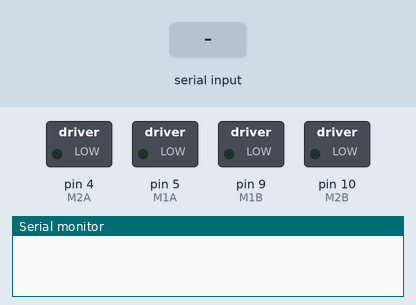
This sketch was run on a simulated Arduino Uno, built with avr-gcc and run on an emulated ATmega328P. Parts: switched loads named in the sketch (green lamp = pin HIGH), the last lines printed to the serial monitor. The test bench sets the inputs (shaded band).

Above: at 1.2 s.
1.3 s: "1\n" received over Serial
At 2.4 s:
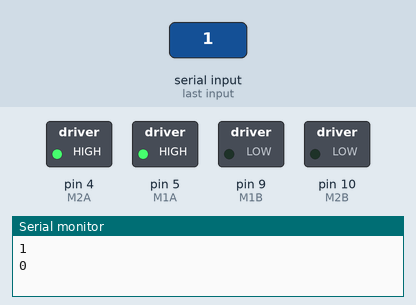
2.8 s: "2\n" received over Serial
At 3.6 s:
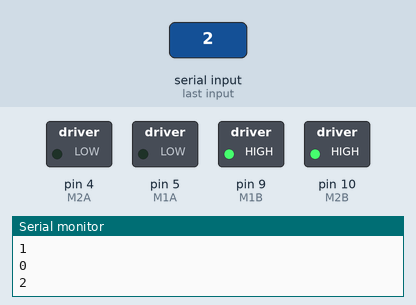
4.3 s: "3\n" received over Serial
At 4.8 s:
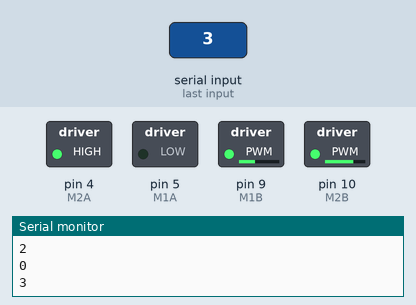
5.8 s: "4\n" received over Serial
At 7.0 s:
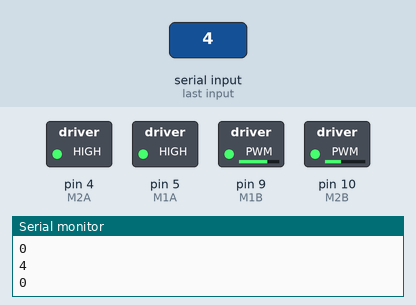
7.3 s: "2\n" received over Serial
At 8.2 s:
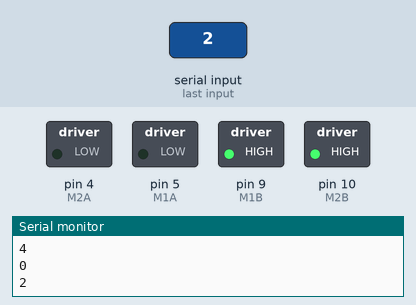
8.8 s: "3\n" received over Serial
At 9.6 s:
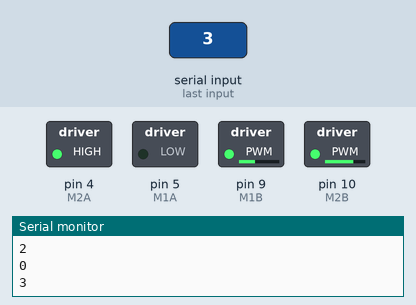
Timing chart, 0 to 11.3 s (numbered marks = the images above; inputs shaded):
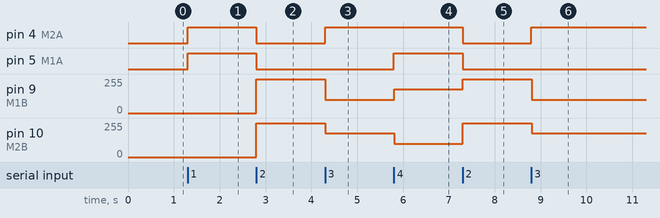

Measured:
- after the input at 1.3 s, pin 4 (M2A), pin 5 (M1A): LOW → HIGH at once
- after the input at 2.8 s, pin 4 (M2A), pin 5 (M1A): HIGH → LOW at once; pin 9 (M1B), pin 10 (M2B): 0/255 → 255/255 at once
- after the input at 4.3 s, pin 4 (M2A): LOW → HIGH at once; pin 9 (M1B): 255/255 → 100/255 at once; pin 10 (M2B): 255/255 → 180/255 at once
- after the input at 5.8 s, pin 5 (M1A): LOW → HIGH at once; pin 9 (M1B): 100/255 → 180/255 at once; pin 10 (M2B): 180/255 → 100/255 at once
- after the input at 7.3 s, pin 4 (M2A), pin 5 (M1A): HIGH → LOW at once; pin 9 (M1B): 180/255 → 255/255 at once; pin 10 (M2B): 100/255 → 255/255 at once
- after the input at 8.8 s, pin 4 (M2A): LOW → HIGH at once; pin 9 (M1B): 255/255 → 100/255 at once; pin 10 (M2B): 255/255 → 180/255 at once

The sketch:

Robocar.ino
```cpp
// Robot car controllable with a Bluetooth App
#define M1A 5
#define M1B 9

#define M2A 4
#define M2B 10

int input = 5;

 void bw();
 void fw();
 void left();
 void right();
 void stop();

 void setup()
 {
      // put your setup code here, to run once:
    TCCR1B = (TCCR1B & 0b11111000) | 0x04;
    Serial.begin(9600);
    pinMode(M1A,OUTPUT );
    pinMode(M1B,OUTPUT );
    pinMode(M2A,OUTPUT );
    pinMode(M2B,OUTPUT );
}

int getInput()
{
    return Serial.parseInt();
}

void loop()
{

  if(Serial.available() > 0)
  {
    input = getInput();

    Serial.println(input);

    switch(input)
    {
      case 1:
        fw();
        break;
      case 2:
        bw();
        break;
      case 3:
        left();
        break;
      case 4:
        right();
        break;
      case 5:
        stop();
        break;
     }
  }


  // put your main code here, to run repeatedly:
}

void bw()
{
     digitalWrite(M1A,0);
     analogWrite(M1B,255);

     digitalWrite(M2A,0);
     analogWrite(M2B,255);}

     void fw(){
     digitalWrite(M1A,1);
     analogWrite(M1B,(255-255));

     digitalWrite(M2A,1);
     analogWrite(M2B,(255-255));
}


void left()
{
     digitalWrite(M1A,0);
     analogWrite(M1B,(100));

     digitalWrite(M2A,1);
     analogWrite(M2B,(255-75));
       }
       void right(){
     digitalWrite(M1A,1);
     analogWrite(M1B,(255-75));

     digitalWrite(M2A,1);
     analogWrite(M2B,(100));
       }
     void stop(){
     digitalWrite(M1A,0);
     analogWrite(M1B,0);

     digitalWrite(M2A,0);
     analogWrite(M2B,0);


}
```

Bioloid.cpp
```cpp
// Control algorith for a bioloid robot
```

autonomouswheelchair.cpp
```cpp
// control algorithm for an autonomous wheelchair for diasbled patients
```

roboticarm.cpp
```cpp
// Control algorithm for a robot arm
```
